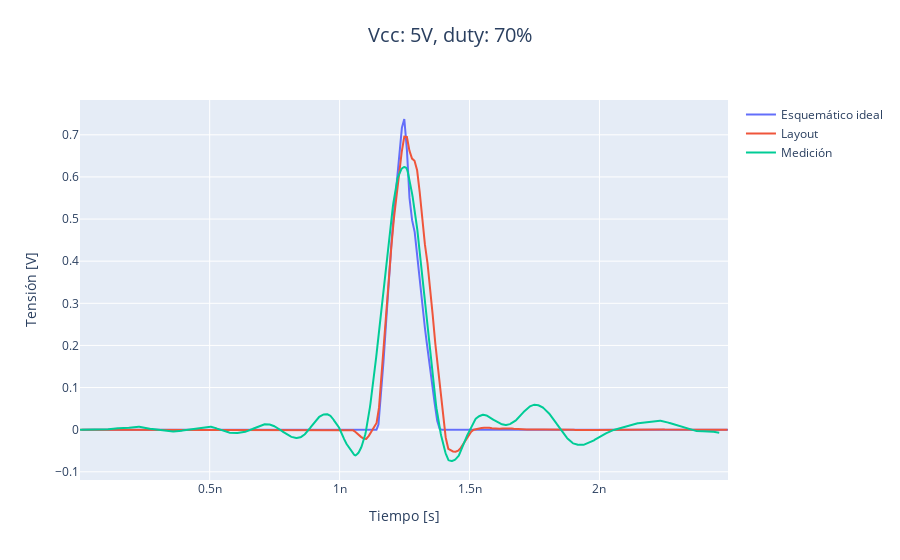

The cell this chart's notebook holds for it:
### Code cell
fig = go.Figure()

# lambda for plotting centered at max with T length
plot_centered = lambda df, T, name: go.Scatter(
    x = extract_centered(df, T).index, 
    y = extract_centered(df, T)[df.columns[0]], 
    name = name,
)

# plot all data
for data in data_to_plot:
    fig.add_trace(plot_centered(
        data['df'],
        measurements_length, 
        data['name'],
    ))

# set title and labels
title_centered = lambda s: {'text': s, 'font': {'size': 20}, 'x':0.5, 'y':0.95, 'xanchor': 'center', 'yanchor': 'top'}
fig.update_layout(
    xaxis_title = 'Tiempo [s]', 
    yaxis_title = 'Tensión [V]',
    title = title_centered(f'{title}'),
)

# show plot
fig.show()

# save the plot
pio.write_image(fig, f'results/{filenamesize(title)}time_domain.png')

### Figure 1 — Plotly figure (JSON) as saved in the notebook; plotly's stock layout.template omitted (floating-point values rounded to 4 significant figures; data arrays with more than 128 entries replaced by an {"elided": "..."} marker saying what was removed)
{"data": [{"name": "Esquemático ideal", "type": "scatter", "x": {"elided": "262 float values"}, "y": {"elided": "262 float values"}}, {"name": "Layout", "type": "scatter", "x": {"elided": "266 float values"}, "y": {"elided": "266 float values"}}, {"name": "Medición", "type": "scatter", "x": {"elided": "1231 float values"}, "y": {"elided": "1231 float values"}}], "layout": {"title": {"font": {"size": 20}, "text": "Vcc: 5V, duty: 70%", "x": 0.5, "xanchor": "center", "y": 0.95, "yanchor": "top"}, "xaxis": {"title": {"text": "Tiempo [s]"}}, "yaxis": {"title": {"text": "Tensión [V]"}}}}
